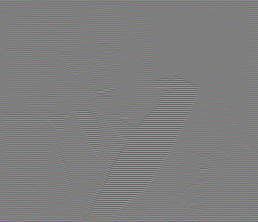
//> input picture vision/data/gamma_dalai_lama_gray.jpg, 258 x 222 px
$ ./resize_demo   (built with g++ and OpenCV 4)
//> lines starting //> are read from the running program, lines starting //| are printed output that depends on the picture
### vision/srgb.h

#include <cmath>

#include <opencv2/core/core.hpp>

namespace vision {
// Convertes an sRGB value in the range [0, 255] to a linear value in
// the range [0, 1].
inline float srgb_to_linear(float srgb) {
	auto linear = srgb / 255.0f;
	if (linear <= 0.4045f) {
		linear = linear / 12.92f;
	} else {
		linear = std::powf((linear + 0.055f) / 1.055f, 2.4f);
	}
	return linear;
}

// Converts a linear value in the range [0, 1] to an sRGB value in
// the range [0, 255].
inline float linear_to_srgb(float linear) {
	float srgb;
	if (linear <= 0.0031308f) {
		srgb = linear * 12.92f;
	} else {
		srgb = 1.055f * std::powf(linear, 1.0f / 2.4f) - 0.055f;
	}
	return srgb * 255.f;
}

// Converts an OpenCV Mat with sRGB values in the range [0, 255] to
// a float (CV_32FC3) OpenCV Mat in the range [0, 1].
static cv::Mat srgb_to_linear(const cv::Mat& mat) {
	cv::Mat linear;
	mat.convertTo(linear, CV_32FC3);
	for (auto itr = linear.begin<cv::Vec<float, 3>>(); itr != linear.end<cv::Vec<float, 3>>();
	     ++itr) {
		for (int channel = 0; channel < 3; ++channel) {
			(*itr)[channel] = srgb_to_linear((*itr)[channel]);
		}
	}
	return linear;
}

// Converts an OpenCV Mat with linear values in the range [0, 1] to
// a 8-bit (CV_8UC3) OpenCV Mat in the range [0, 255].
static cv::Mat linear_to_srgb(const cv::Mat& linear) {
	cv::Mat srgb(linear.rows, linear.cols, CV_8UC3);
	for (int r = 0; r < linear.rows; ++r) {
		for (int c = 0; c < linear.cols; ++c) {
			auto& dest = srgb.at<cv::Vec<unsigned char, 3>>(r, c);
			auto& source = linear.at<cv::Vec<float, 3>>(r, c);
			for (int channel = 0; channel < 3; ++channel) {
				dest[channel] =
				    cv::saturate_cast<unsigned char>(linear_to_srgb(source[channel]) + 0.5f);
			}
		}
	}
	return srgb;
}
}  // namespace vision

### minimum/linear/colgen/export.h
#pragma once

#ifdef _WIN32
#ifdef minimum_linear_colgen_EXPORTS
#define MINIMUM_LINEAR_COLGEN_API __declspec(dllexport)
#else
#define MINIMUM_LINEAR_COLGEN_API __declspec(dllimport)
#endif
#else
#define MINIMUM_LINEAR_COLGEN_API
#endif

### minimum/core/check.h
#pragma once

#include <minimum/core/export.h>
#include <minimum/core/string.h>

namespace minimum {
namespace core {

//
// Enables expressions like:
//
//    check(a == 42, a, " is not 42.");
//
// Will throw std::runtime_error if expression is false.
//
template <typename... Args>
// [5 lines left out: function check, not called in this run]

void MINIMUM_CORE_API verbose_error_internal(const char* expr,
                                             const char* function_name,
                                             const char* full_file_cstr,
                                             int line,
                                             const char* args);

template <typename... Args>
// [8 lines left out: function verbose_error, not called in this run]

// Like check(), but will throw std::logic_error and print a stack trace.
template <typename... Args>
// [5 lines left out: function attest, not called in this run]
}  // namespace core
}  // namespace minimum

// Like attest, but will also include the file name, line number, and the expression checked.
#define minimum_core_assert(expr, ...)       \
	(expr) ? ((void)0)                       \
	       : ::minimum::core::verbose_error( \
	             #expr, __func__, __FILE__, __LINE__, ::minimum::core::to_string(__VA_ARGS__))

### vision/data/util.h
#pragma once

#include <string>

#include <minimum/core/check.h>

namespace vision {
namespace data {
namespace internal {
namespace {
std::string get_directory(std::string this_file_name) {
	auto sep = this_file_name.find_last_of("/\\");
	minimum_core_assert(sep != std::string::npos);
	return this_file_name.substr(0, sep);
}
}  // namespace
}  // namespace internal
namespace {
std::string get_directory() { return internal::get_directory(__FILE__); }
}  // namespace
}  // namespace data
}  // namespace vision

### vision/resize_demo.cpp
#include <iostream>
#include <string>

#include <opencv2/core/core.hpp>
#include <opencv2/highgui/highgui.hpp>
#include <opencv2/imgcodecs.hpp>
#include <opencv2/video/video.hpp>

#include <vision/data/util.h>
#include <vision/srgb.h>

using namespace std;

int main_program(int argc, char** argv) {
//> called with argc = 1
	using namespace cv;

	Mat image = imread(vision::data::get_directory() + "/gamma_dalai_lama_gray.jpg", IMREAD_COLOR);
//> (in get_directory, `minimum_core_assert(sep != std::string::npos);` was passed over: to_string is not available in this run)
//> image is the input picture: 222 rows x 258 cols, CV_8UC3; mean B, G, R 127, 127, 127
	imshow("Original", image);

	Mat smaller;
	resize(image, smaller, Size(), 0.5, 0.5, INTER_LANCZOS4);
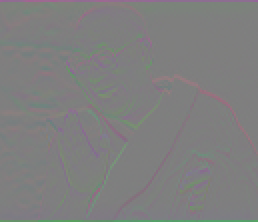
//> smaller: 111 rows x 129 cols, CV_8UC3 (shown 2 times larger); mean B, G, R 126.7, 126.7, 126.8
	imshow("OpenCV Resize", smaller);

	Mat linear = vision::srgb_to_linear(image);
//> after the loop in srgb_to_linear, `for (auto itr = linear.begin<cv::Vec<float, 3>>(); itr != linear.end<c..`:
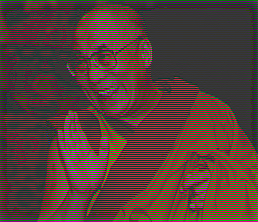
//> linear: 222 rows x 258 cols, CV_32FC3; mean B, G, R 0.227, 0.247, 0.338
	Mat smaller_linear;
	resize(linear, smaller_linear, Size(), 0.5, 0.5, INTER_LANCZOS4);
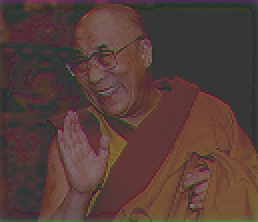
//> smaller_linear: 111 rows x 129 cols, CV_32FC3 (shown 2 times larger); mean B, G, R 0.227, 0.246, 0.338
	auto srgb_smaller_linear = vision::linear_to_srgb(smaller_linear);
//> after the loop in linear_to_srgb, `for (int r = 0; r < linear.rows; ++r)`:
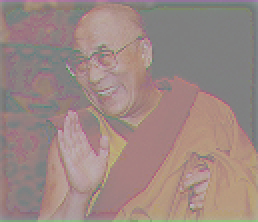
//> srgb: 111 rows x 129 cols, CV_8UC3 (shown 2 times larger); mean B, G, R 130.9, 135.6, 155.7
	imshow("Petter Resize", srgb_smaller_linear);

	waitKey(0);
	return 0;
}

int main(int num_args, char* args[]) {
	try {
		auto res = main_program(num_args, args);
		cv::destroyAllWindows();
		return res;
//> (the program exits here)
